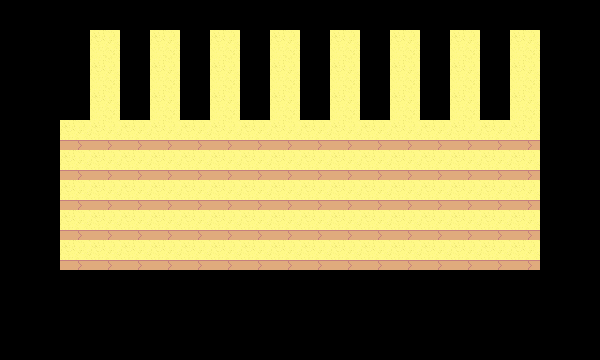

Tiled map render using the project's own tile images. Description and the whole map definition, tile-layer contents included, below:
An orthogonal 20x12 tile map with 30x30 px tiles, 6 tile layers (Camada de Tiles 1 - 0, Camada de Tiles 1 - 1, Camada de Tiles 2 - 0, Camada de Tiles 2 - 1, ...), 3 tilesets and 12 objects (7x 3, portal_0, npc_0, npc_1, npc_2, ...).

<map version="1.8" tiledversion="1.8.2" orientation="orthogonal" renderorder="left-up" compressionlevel="0" width="20" height="12" tilewidth="30" tileheight="30" infinite="0" nextlayerid="11" nextobjectid="28">
 <properties>
  <property name="ENEMIES" value="0002" />
 </properties>
 <tileset firstgid="1" source="../tiles/files/nature.tsx" />
 <tileset firstgid="50" source="../tiles/files/streets.tsx" />
 <tileset firstgid="122" source="../tiles/files/interior.tsx" />
 <layer id="1" name="Camada de Tiles 1 - 0" width="20" height="12">
  <data encoding="csv">
0,0,0,0,0,0,0,0,0,0,0,0,0,0,0,0,0,0,0,0,
0,0,168,136,168,136,168,136,168,136,168,136,168,136,168,136,168,136,0,0,
0,0,168,136,168,136,168,136,168,136,168,136,168,136,168,136,168,136,0,0,
0,0,168,136,168,136,168,136,168,136,168,136,168,136,168,136,168,136,0,0,
0,0,152,152,152,152,152,152,152,152,152,152,152,152,152,152,152,152,0,0,
0,0,152,152,152,152,152,152,152,152,152,152,152,152,152,152,152,152,0,0,
0,0,152,152,152,152,152,152,152,152,152,152,152,152,152,152,152,152,0,0,
0,0,152,152,152,152,152,152,152,152,152,152,152,152,152,152,152,152,0,0,
0,0,152,152,152,152,152,152,152,152,152,152,152,152,152,152,152,152,0,0,
0,0,0,0,0,0,0,0,0,0,0,0,0,0,0,0,0,0,0,0,
0,0,0,0,0,0,0,0,0,0,0,0,0,0,0,0,0,0,0,0,
0,0,0,0,0,0,0,0,0,0,0,0,0,0,0,0,0,0,0,0
</data>
 </layer>
 <layer id="2" name="Camada de Tiles 1 - 1" width="20" height="12">
  <data encoding="csv">
0,0,0,0,0,0,0,0,0,0,0,0,0,0,0,0,0,0,0,0,
0,0,168,136,168,136,168,136,168,136,168,136,168,136,168,136,168,136,0,0,
0,0,168,136,168,136,168,136,168,136,168,136,168,136,168,136,168,136,0,0,
0,0,168,136,168,136,168,136,168,136,168,136,168,136,168,136,168,136,0,0,
0,0,152,152,152,152,152,152,152,152,152,152,152,152,152,152,152,152,0,0,
0,0,152,152,152,152,152,152,152,152,152,152,152,152,152,152,152,152,0,0,
0,0,152,152,152,152,152,152,152,152,152,152,152,152,152,152,152,152,0,0,
0,0,152,152,152,152,152,152,152,152,152,152,152,152,152,152,152,152,0,0,
0,0,152,152,152,152,152,152,152,152,152,152,152,152,152,152,152,152,0,0,
0,0,0,0,0,0,0,0,0,0,0,0,0,0,0,0,0,0,0,0,
0,0,0,0,0,0,0,0,0,0,0,0,0,0,0,0,0,0,0,0,
0,0,0,0,0,0,0,0,0,0,0,0,0,0,0,0,0,0,0,0
</data>
 </layer>
 <layer id="3" name="Camada de Tiles 2 - 0" width="20" height="12">
  <data encoding="csv">
0,0,0,0,0,0,0,0,0,0,0,0,0,0,0,0,0,0,0,0,
0,0,0,0,0,0,0,0,0,0,0,0,0,0,0,0,0,0,0,0,
0,0,0,0,0,0,0,0,0,0,0,0,0,0,0,0,0,0,0,0,
0,0,0,0,0,0,0,0,0,0,0,0,0,0,0,0,0,0,0,0,
0,0,0,0,0,0,0,0,0,0,0,0,0,0,0,0,0,0,0,0,
0,0,0,0,0,0,0,0,0,0,0,0,0,0,0,0,0,0,0,0,
0,0,0,0,0,0,0,0,0,0,0,0,0,0,0,0,0,0,0,0,
0,0,0,0,0,0,0,0,0,0,0,0,0,0,0,0,0,0,0,0,
0,0,0,0,0,0,0,0,0,0,0,0,0,0,0,0,0,0,0,0,
0,0,0,0,0,0,0,0,0,0,0,0,0,0,0,0,0,0,0,0,
0,0,0,0,0,0,0,0,0,0,0,0,0,0,0,0,0,0,0,0,
0,0,0,0,0,0,0,0,0,0,0,0,0,0,0,0,0,0,0,0
</data>
 </layer>
 <layer id="4" name="Camada de Tiles 2 - 1" width="20" height="12">
  <data encoding="csv">
0,0,0,0,0,0,0,0,0,0,0,0,0,0,0,0,0,0,0,0,
0,0,0,0,0,0,0,0,0,0,0,0,0,0,0,0,0,0,0,0,
0,0,0,0,0,0,0,0,0,0,0,0,0,0,0,0,0,0,0,0,
0,0,0,0,0,0,0,0,0,0,0,0,0,0,0,0,0,0,0,0,
0,0,0,0,0,0,0,0,0,0,0,0,0,0,0,0,0,0,0,0,
0,0,0,0,0,0,0,0,0,0,0,0,0,0,0,0,0,0,0,0,
0,0,0,0,0,0,0,0,0,0,0,0,0,0,0,0,0,0,0,0,
0,0,0,0,0,0,0,0,0,0,0,0,0,0,0,0,0,0,0,0,
0,0,0,0,0,0,0,0,0,0,0,0,0,0,0,0,0,0,0,0,
0,0,0,0,0,0,0,0,0,0,0,0,0,0,0,0,0,0,0,0,
0,0,0,0,0,0,0,0,0,0,0,0,0,0,0,0,0,0,0,0,
0,0,0,0,0,0,0,0,0,0,0,0,0,0,0,0,0,0,0,0
</data>
 </layer>
 <layer id="5" name="Camada de Tiles 3 - 0" width="20" height="12">
  <data encoding="csv">
0,0,0,0,0,0,0,0,0,0,0,0,0,0,0,0,0,0,0,0,
0,0,0,0,0,0,0,0,0,0,0,0,0,0,0,0,0,0,0,0,
0,0,0,0,0,0,0,0,0,0,0,0,0,0,0,0,0,0,0,0,
0,0,0,0,0,0,0,0,0,0,0,0,0,0,0,0,0,0,0,0,
0,0,0,0,0,0,0,0,0,0,0,0,0,0,0,0,0,0,0,0,
0,0,0,0,0,0,0,0,0,0,0,0,0,0,0,0,0,0,0,0,
0,0,0,0,0,0,0,0,0,0,0,0,0,0,0,0,0,0,0,0,
0,0,0,0,0,0,0,0,0,0,0,0,0,0,0,0,0,0,0,0,
0,0,0,0,0,0,0,0,0,0,0,0,0,0,0,0,0,0,0,0,
0,0,0,0,0,0,0,0,0,0,0,0,0,0,0,0,0,0,0,0,
0,0,0,0,0,0,0,0,0,0,0,0,0,0,0,0,0,0,0,0,
0,0,0,0,0,0,0,0,0,0,0,0,0,0,0,0,0,0,0,0
</data>
 </layer>
 <layer id="6" name="Camada de Tiles 3 - 1" width="20" height="12">
  <data encoding="csv">
0,0,0,0,0,0,0,0,0,0,0,0,0,0,0,0,0,0,0,0,
0,0,0,0,0,0,0,0,0,0,0,0,0,0,0,0,0,0,0,0,
0,0,0,0,0,0,0,0,0,0,0,0,0,0,0,0,0,0,0,0,
0,0,0,0,0,0,0,0,0,0,0,0,0,0,0,0,0,0,0,0,
0,0,0,0,0,0,0,0,0,0,0,0,0,0,0,0,0,0,0,0,
0,0,0,0,0,0,0,0,0,0,0,0,0,0,0,0,0,0,0,0,
0,0,0,0,0,0,0,0,0,0,0,0,0,0,0,0,0,0,0,0,
0,0,0,0,0,0,0,0,0,0,0,0,0,0,0,0,0,0,0,0,
0,0,0,0,0,0,0,0,0,0,0,0,0,0,0,0,0,0,0,0,
0,0,0,0,0,0,0,0,0,0,0,0,0,0,0,0,0,0,0,0,
0,0,0,0,0,0,0,0,0,0,0,0,0,0,0,0,0,0,0,0,
0,0,0,0,0,0,0,0,0,0,0,0,0,0,0,0,0,0,0,0
</data>
 </layer>
 <objectgroup id="10" name="PORTAL">
  <object id="27" name="portal_0" x="268" y="257.333" width="48" height="40">
   <properties>
    <property name="MAP" value="urban_" />
    <property name="PX" type="int" value="569" />
    <property name="PY" type="int" value="560" />
    <property name="TIME" value="none" />
   </properties>
  </object>
 </objectgroup>
 <objectgroup id="9" name="VEHICLES" />
 <objectgroup id="8" name="SHOP">
  <object id="20" name="shop_6" type="3" x="464.667" y="120.614">
   <properties>
    <property name="INDEX" value="0" />
    <property name="WHO" value="0" />
   </properties>
   <point />
  </object>
  <object id="21" name="shop_5" type="3" x="403.333" y="120.614">
   <properties>
    <property name="INDEX" value="0" />
    <property name="WHO" value="0" />
   </properties>
   <point />
  </object>
  <object id="22" name="shop_4" type="3" x="342" y="119.281">
   <properties>
    <property name="INDEX" value="0" />
    <property name="WHO" value="0" />
   </properties>
   <point />
  </object>
  <object id="23" name="shop_3" type="3" x="282" y="119.281">
   <properties>
    <property name="INDEX" value="0" />
    <property name="WHO" value="0" />
   </properties>
   <point />
  </object>
  <object id="24" name="shop_2" type="3" x="222" y="121.947">
   <properties>
    <property name="INDEX" value="0" />
    <property name="WHO" value="0" />
   </properties>
   <point />
  </object>
  <object id="25" name="shop_1" type="3" x="164.667" y="121.947">
   <properties>
    <property name="INDEX" value="0" />
    <property name="WHO" value="0" />
   </properties>
   <point />
  </object>
  <object id="26" name="shop_0" type="3" x="104" y="119.281">
   <properties>
    <property name="INDEX" value="0" />
    <property name="WHO" value="0" />
   </properties>
   <point />
  </object>
 </objectgroup>
 <objectgroup id="7" name="NPC">
  <object id="16" name="npc_0" x="223.834" y="159.022">
   <properties>
    <property name="INDEX" value="0" />
    <property name="WHO" value="OLD WOMAN" />
   </properties>
   <point />
  </object>
  <object id="17" name="npc_1" x="465.167" y="150.689">
   <properties>
    <property name="INDEX" value="0" />
    <property name="WHO" value="UNLUCKY MAN" />
   </properties>
   <point />
  </object>
  <object id="18" name="npc_2" x="347.834" y="269.022">
   <properties>
    <property name="INDEX" value="0" />
    <property name="WHO" value="BANK GUARD" />
   </properties>
   <point />
  </object>
  <object id="19" name="npc_3" x="116.833" y="215.023" width="30.3333" height="30.3333">
   <properties>
    <property name="INDEX" value="0" />
    <property name="WHO" value="FLYERS TABLE" />
   </properties>
  </object>
 </objectgroup>
</map>
